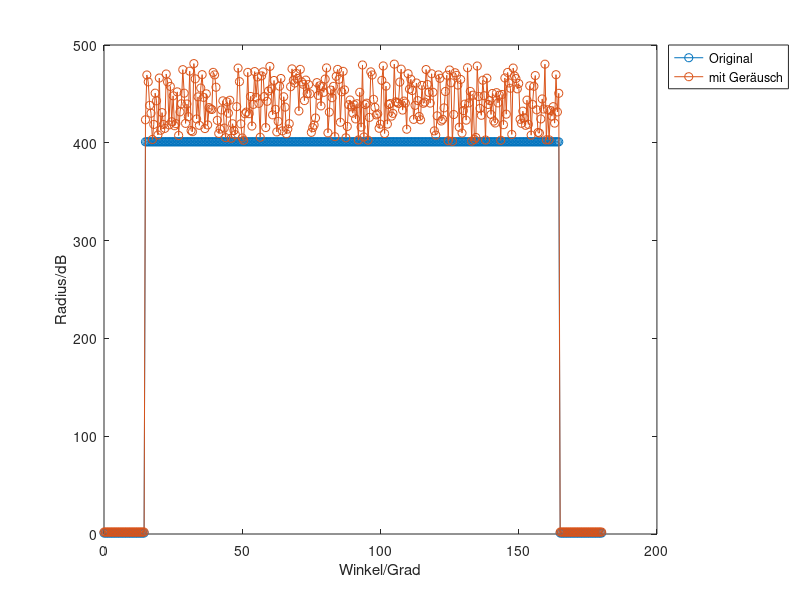

This chart was generated by the following MATLAB code: (Note: this script raises an error after producing the figure.)
% Beschreibung: Implementation vom Test 1 in der Dokumentation

%% Signalerzeugung %%
% Erzeugen des Signals mit Gauß-Rauschen, Nebenbedingung: alle Werte von 
% Geräusch ist großer als 0
snr_dB = 7;
signalPowerConfig = 'measured';
midVal = 400;
repeatedTimeValMid = 150;%Ton = 2*repeatedTimeValMid
tVal = 0:0.5:180;
tComp = 90;
xVal = midVal*rectpuls(tVal-tComp,repeatedTimeValMid)+1;
onIntervalBegin = (180*2-repeatedTimeValMid/0.5)/2 + 1;
onIntervalEnd = onIntervalBegin + repeatedTimeValMid/0.5 -1;
noise = abs(awgn(xVal(onIntervalBegin:onIntervalEnd),snr_dB,signalPowerConfig));
ampCoef = 0.2;
noise = mod(noise,midVal*ampCoef);
xnVal = [xVal(1:onIntervalBegin-1) noise xVal(onIntervalEnd+1:end)];
xnVal = xnVal + xVal;
draw = 1;
if draw == 1
    figure('Name','Das Originalsignal und Signal mit Rauschen');
    plot(tVal,xVal,'-o',tVal,xnVal,'-o');
    legend('Original','mit Geräusch','Location','northeastoutside');
    xlabel('Winkel/Grad');
    ylabel('Radius/dB');
end
%% Berechnung der Wirkung des Filters %%

% slopeO: Steigung des Originalzustandes, slopeF: Steigung nach dem Filtern,
% diff_x: Wirkung des Filters auf einen Bereich

% Das vom Maximally-Flat-Methode-entworfene Filter
phase = 1;
filterObj = filterMaximallyFlatFIR_p4;
output = filterIIR(xnVal, tVal, filterObj, draw, phase, ...
    'Maximally Flat Methode-Filterergebnis');
slopeO = slopeArray(xnVal(onIntervalBegin:onIntervalEnd), ...
    tVal(onIntervalBegin:onIntervalEnd));
slopeF = slopeArray(output(onIntervalBegin:onIntervalEnd), ...
    tVal(onIntervalBegin:onIntervalEnd));
slopeO = rms(slopeO);
slopeF = rms(slopeF);
diff_mf = 20.*log10(slopeF./slopeO);

% Das vom Window-Kaiser-Methode-entworfene Filter
phase = 2;
filterObj = filterWindowKaiser_p10;
output = filterFIR(xnVal, tVal, filterObj, draw, phase, ...
    'Window Kaiser Methode-Filterergebnis');
slopeO = slopeArray(xnVal(onIntervalBegin:onIntervalEnd), ...
    tVal(onIntervalBegin:onIntervalEnd));
slopeF = slopeArray(output(onIntervalBegin:onIntervalEnd), ...
    tVal(onIntervalBegin:onIntervalEnd));
slopeO = rms(slopeO);
slopeF = rms(slopeF);
diff_wk = 20.*log10(slopeF./slopeO);

% Das vom Least-Squares-Methode-entworfene Filter
phase = 2;
filterObj = filterLeastSquares_p11;
output = filterFIR(xnVal, tVal, filterObj, draw, phase, ...
    'Least Squares Methode-Filterergebnis');
slopeO = slopeArray(xnVal(onIntervalBegin:onIntervalEnd), ...
    tVal(onIntervalBegin:onIntervalEnd));
slopeF = slopeArray(output(onIntervalBegin:onIntervalEnd), ...
    tVal(onIntervalBegin:onIntervalEnd));
slopeO = rms(slopeO);
slopeF = rms(slopeF);
diff_lsq = 20.*log10(slopeF./slopeO);

% Das vom Equiripple-Methode-entworfenen Filter
phase = 2;
filterObj = filterEquiripple_p3;
output = filterFIR(xnVal, tVal, filterObj, draw, phase, ...
    'Equiripple Methode-Filterergebnis');
slopeO = slopeArray(xnVal(onIntervalBegin:onIntervalEnd), ...
    tVal(onIntervalBegin:onIntervalEnd));
slopeF = slopeArray(output(onIntervalBegin:onIntervalEnd), ...
    tVal(onIntervalBegin:onIntervalEnd));
slopeO = rms(slopeO);
slopeF = rms(slopeF);
diff_eq = 20.*log10(slopeF./slopeO);

% Das vom Window-Bartlett-Methode-entworfene Filter
phase = 2;
filterObj = filterWindowBarlett_p2;
output = filterFIR(xnVal, tVal, filterObj, draw, phase, ...
    'Window Bartlett Methode-Filterergebnis');
slopeO = slopeArray(xnVal(onIntervalBegin:onIntervalEnd), ...
    tVal(onIntervalBegin:onIntervalEnd));
slopeF = slopeArray(output(onIntervalBegin:onIntervalEnd), ...
    tVal(onIntervalBegin:onIntervalEnd));
slopeO = rms(slopeO);
slopeF = rms(slopeF);
diff_wb = 20.*log10(slopeF./slopeO);

% Das vom Window-Rectangular-Methode-entworfene Filter
phase = 2;
filterObj = filterWindowRectangular_p3;
output = filterFIR(xnVal, tVal, filterObj, draw, phase, ...
    'Window Rectangular Methode-Filterergebnis');
slopeO = slopeArray(xnVal(onIntervalBegin:onIntervalEnd), ...
    tVal(onIntervalBegin:onIntervalEnd));
slopeF = slopeArray(output(onIntervalBegin:onIntervalEnd), ...
    tVal(onIntervalBegin:onIntervalEnd));
slopeO = rms(slopeO);
slopeF = rms(slopeF);
diff_wr = 20.*log10(slopeF./slopeO);

% Das vom Window-Triangular-Methode-entworfenen Filter
phase = 2;
filterObj = filterWindowTriangular_p1;
output = filterFIR(xnVal, tVal, filterObj, draw, phase, ...
    'Window Triangular Methode-Filterergebnis');
slopeO = slopeArray(xnVal(onIntervalBegin:onIntervalEnd), ...
    tVal(onIntervalBegin:onIntervalEnd));
slopeF = slopeArray(output(onIntervalBegin:onIntervalEnd), ...
    tVal(onIntervalBegin:onIntervalEnd));
slopeO = rms(slopeO);
slopeF = rms(slopeF);
diff_wt = 20.*log10(slopeF./slopeO);

clear slopeO slopeF
